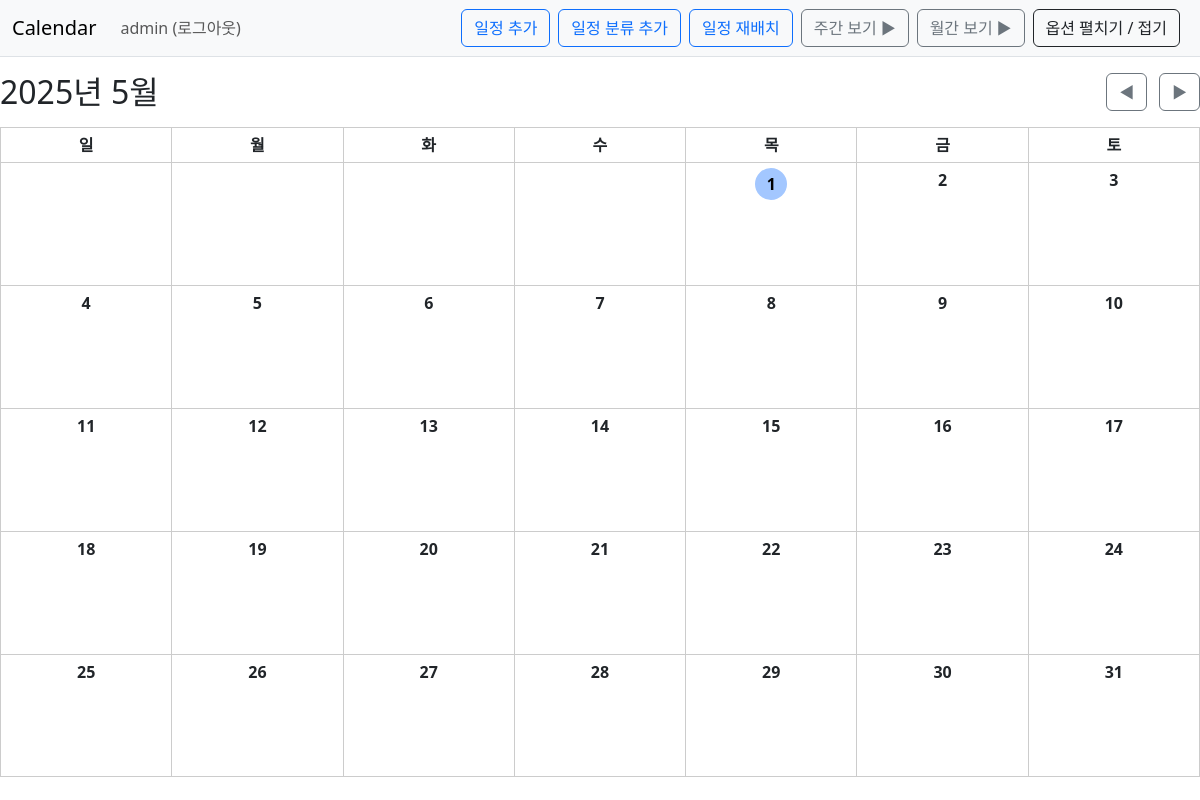
The page /calendar/ (signed in) on the database as committed earlier.
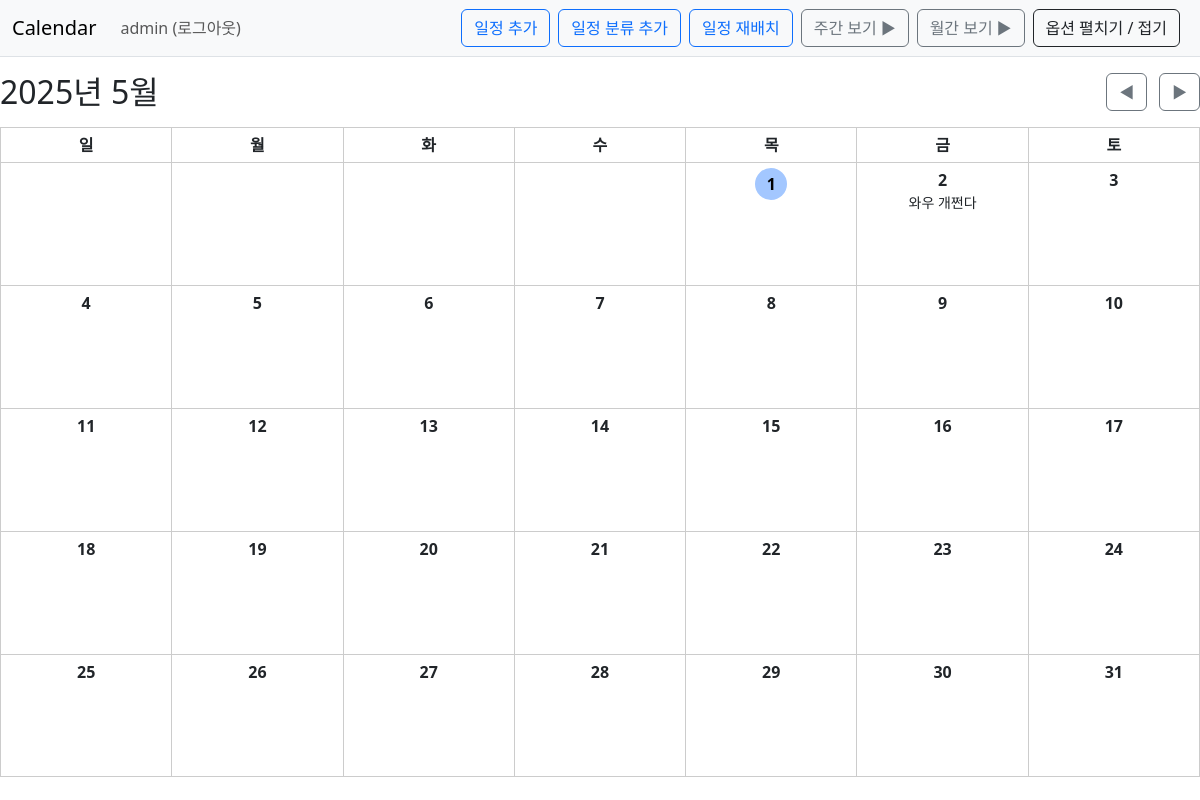
The same page on the database as committed later.
### Calendar/models.py (models this page shows, shortened)
class Schedule(models.Model):
    owner=models.ForeignKey(User, on_delete=models.CASCADE)
    task_name=models.CharField(max_length=50)
    duration_minutes=models.IntegerField(null=True)
    difficulty=models.IntegerField(null=True)
    importance=models.IntegerField(null=True)
    task_type=models.CharField(max_length=50,blank=True)
    subject=models.CharField(max_length=50, blank=True)
    is_exam_task=models.BooleanField(default=False)
    deadline=models.DateTimeField(null=True ,blank=True)
    start_time=models.DateTimeField(null=True ,blank=True)
    end_time=models.DateTimeField(null=True ,blank=True)
    is_fixed=models.BooleanField(default=False)
    exam=models.ForeignKey('self',default=None, on_delete=models.SET_DEFAULT, null=True ,blank=True)

### Calendar/views.py (the view)
# urls.py: path('', views.index, name='index'),
def index(request):
    today = datetime.date.today()
    year = int(request.GET.get('year', today.year))
    month = int(request.GET.get('month', today.month))
    cal = calendar.Calendar(firstweekday=6)
    month_days = cal.monthdayscalendar(year, month)
    if request.user.is_authenticated:
        schedules = Schedule.objects.filter(deadline__year=year, deadline__month=month, owner=request.user)
    else:
        schedules = Schedule.objects.none()
    schedule_map = {}
    for schedule in schedules:
        date_key = schedule.deadline.day
        schedule_map.setdefault(date_key, []).append(schedule)
    prev_year, prev_month = (year - 1, 12) if month == 1 else (year, month - 1)
    next_year, next_month = (year + 1, 1) if month == 12 else (year, month + 1)
    context = {
        'year': year,
        'month': month,
        'calendar_data': month_days,
        'schedule_map': schedule_map,
        'prev_year': prev_year,
        'prev_month': prev_month,
        'next_year': next_year,
        'next_month': next_month,
        'today_day': datetime.date.today().day if year == datetime.date.today().year and month == datetime.date.today().month else None,
    }
    return render(request, 'calendar/schedule_list.html', context)

### Calendar/templatetags/dict_extras.py (called while the page is built)
@register.filter
def get_item(dictionary, key):
    return dictionary.get(key)

### templates/calendar/schedule_list.html (shortened to what this page needs)
{% extends 'base.html' %}
{% load static %}
{% load dict_extras %}
{% block content %}
<link rel="stylesheet" type="text/css" href="{% static 'calendar.css' %}">
<div class="d-flex justify-content-between align-items-center my-3">
    <h2 class="text-center mb-0">{{ year }}년 {{ month }}월</h2>
    <div>
        <a class="btn btn-outline-secondary me-2" href="?year={{ prev_year }}&month={{ prev_month }}">◀</a>
        <a class="btn btn-outline-secondary" href="?year={{ next_year }}&month={{ next_month }}">▶</a>
    </div>
</div>
<table class="calendar-table">
    <thead>
        <tr>
            <th>일</th>
            <th>월</th>
            <th>화</th>
            <th>수</th>
            <th>목</th>
            <th>금</th>
            <th>토</th>
        </tr>
    </thead>
    <tbody>
        {% for week in calendar_data %}
        <tr>
            {% for day in week %}
              <td>
                {% if day != 0 %}
                  <div class="calendar-date {% if day == today_day %}today{% endif %}">{{ day }}</div>
                  {% with schedule_map|get_item:day as schedules %}
                    {% if schedules %}
                      {% for item in schedules %}
                        <div class="small text-black-70">{{ item.task_name }}</div>
                      {% endfor %}
                    {% endif %}
                  {% endwith %}
                {% endif %}
              </td>
            {% endfor %}
        </tr>
        {% endfor %}
    </tbody>
</table>
{% endblock %}

### templates/base.html (shortened to what this page needs)
{% load static %}
<!doctype html>
<html lang="ko">
<head>
    <link rel="stylesheet" type="text/css" href="{% static 'bootstrap.min.css' %}">
</head>
<body>
<nav class="navbar navbar-expand-lg navbar-light bg-light border-bottom">
    <div class="container-fluid">
        <a class="navbar-brand" href="{% url 'calendar:index' %}">Calendar</a>
        <div class="collapse navbar-collapse" id="navbarSupportedContent">
            <ul class="navbar-nav me-auto mb-2 mb-lg-0">
                <li class="nav-item">
                    {% if user.is_authenticated %}
                        <a class="nav-link" href="{% url 'common:logout' %}">{{ user.username }} (로그아웃)</a>
                    {% else %}
                        <a class="nav-link" href="{% url 'common:login' %}">로그인</a>
                    {% endif %}
                </li>
            </ul>
            <div class="d-flex align-items-center flex-wrap">
                <a class="btn btn-outline-primary me-2" href="{% url 'calendar:schedule_create' %}">일정 추가</a>
                <button class="btn btn-outline-primary me-2" type="button">일정 분류 추가</button>
                <button class="btn btn-outline-primary me-2" type="button">일정 재배치</button>
                <a class="btn btn-outline-secondary me-2" href="#">주간 보기 ▶</a>
                <a class="btn btn-outline-secondary me-2" href="#">월간 보기 ▶</a>
                <button class="btn btn-outline-dark me-2" type="button" data-bs-toggle="collapse"
                        data-bs-target="#calendarOptions" aria-expanded="false" aria-controls="calendarOptions">
                    옵션 펼치기 / 접기
                </button>
            </div>
        </div>
    </div>
</nav>
{% block content %}
{% endblock %}
</body>
</html>

### Calendar/static/calendar.css (style rules this page uses)
.calendar-table { width: 100%; height: calc(100vh - 150px); table-layout: fixed; border-collapse: collapse; text-align: center; }
.calendar-table th, .calendar-table td { border: 1px solid #ccc; vertical-align: top; padding: 5px; }
.calendar-table td { height: calc((100vh - 150px) / 7); }
.calendar-date { font-weight: bold; text-align:center; }
.calendar-date.today { background-color: #a3c7ff; border-radius: 50%; width: 2rem; height: 2rem; line-height: 2rem; display: inline-block; color: #000; }

Rows that differ between the two databases and show on the page:
added Schedule: task_name "와우 개쩐다"
